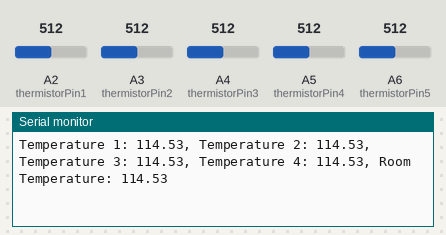
Recording of a sketch running on a simulated Arduino Nano, built with avr-gcc and run on an emulated ATmega328P. Parts: the last lines printed to the serial monitor. The test bench sets the inputs (shaded band); at power-on: A2 (thermistorPin1) = 512, A3 (thermistorPin2) = 512, A4 (thermistorPin3) = 512, A5 (thermistorPin4) = 512, A6 (thermistorPin5) = 512.

Above: at 3.8 s.
3.9 s: A2 (thermistorPin1) set to 716
At 6.5 s:
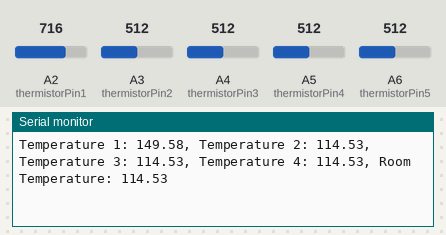
7.9 s: A3 (thermistorPin2) set to 716
At 9.7 s:
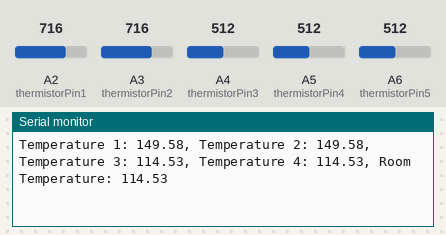
11.9 s: A4 (thermistorPin3) set to 716
At 12.9 s:
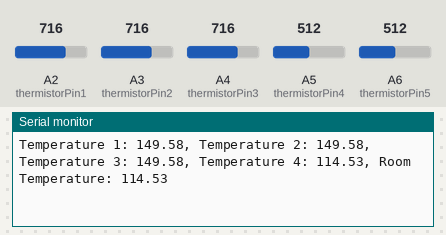
15.9 s: A5 (thermistorPin4) set to 716
At 19.3 s:
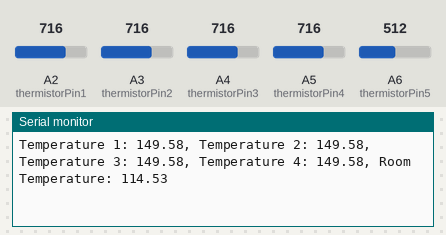
19.9 s: A6 (thermistorPin5) set to 716
At 22.5 s:
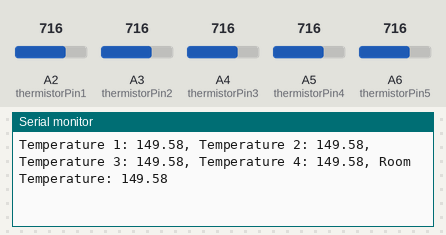
23.9 s: A2 (thermistorPin1) set to 992
At 25.6 s:
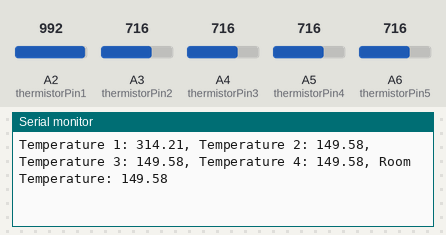
Timing chart, 0 to 27.1 s (numbered marks = the images above; inputs shaded):
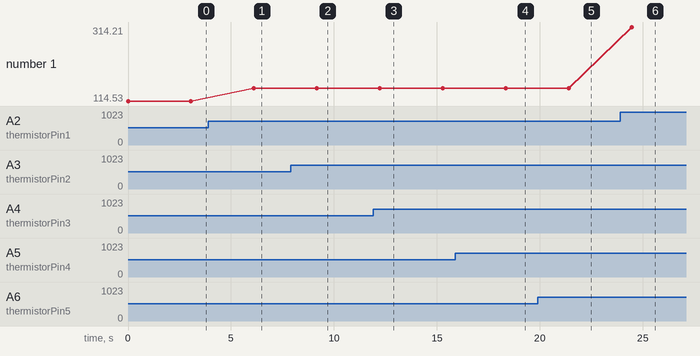

Measured:
- after the input at 3.9 s, the serial monitor: prints a new line after 2.2 s (image 1)
- after the input at 7.9 s, the serial monitor: prints a new line after 1.3 s (image 2)
- after the input at 11.9 s, the serial monitor: prints a new line after 0.33 s (image 3)
- after the input at 15.9 s, the serial monitor: prints a new line after 2.4 s (image 4)
- after the input at 19.9 s, the serial monitor: prints a new line after 1.5 s (image 5)
- after the input at 23.9 s, the serial monitor: prints a new line after 0.56 s (image 6)
- plotted number 1: 114.53 → 149.58 after the input at 3.9 s, 149.58 → 314.21 after the input at 23.9 s

The sketch:

final__5_thermisters.ino
```cpp
const int thermistorPin1 = A2;   // Thermistor 1 voltage divider connected to A2
const int thermistorPin2 = A3;   // Thermistor 2 voltage divider connected to A3
const int thermistorPin3 = A4;   // Thermistor 3 voltage divider connected to A4
const int thermistorPin4 = A5;   // Thermistor 4 voltage divider connected to A5
const int thermistorPin5 = A6;   // Thermistor 5 voltage divider connected to A6
const float seriesResistor = 4700.0;  // External 4.7kΩ resistor
const float B = 3950.0;         // Beta value for the thermistor
const float R0 = 100000.0;      // Resistance at 25°C (100kΩ)
const float T0 = 298.15;        // Reference temperature in Kelvin (25°C)

void setup() {
  Serial.begin(9600);  // Start Serial communication
}

void loop() {
  // Read ADC values for all five thermistors
  int rawADC1 = analogRead(thermistorPin1);
  int rawADC2 = analogRead(thermistorPin2);
  int rawADC3 = analogRead(thermistorPin3);
  int rawADC4 = analogRead(thermistorPin4);
  int rawADC5 = analogRead(thermistorPin5);

  // Convert ADC values to voltage
  float voltage1 = (rawADC1 / 1023.0) * 5.0;
  float voltage2 = (rawADC2 / 1023.0) * 5.0;
  float voltage3 = (rawADC3 / 1023.0) * 5.0;
  float voltage4 = (rawADC4 / 1023.0) * 5.0;
  float voltage5 = (rawADC5 / 1023.0) * 5.0;

  // Calculate thermistor resistances
  float thermistorResistance1 = (seriesResistor * (5.0 - voltage1)) / voltage1;
  float thermistorResistance2 = (seriesResistor * (5.0 - voltage2)) / voltage2;
  float thermistorResistance3 = (seriesResistor * (5.0 - voltage3)) / voltage3;
  float thermistorResistance4 = (seriesResistor * (5.0 - voltage4)) / voltage4;
  float thermistorResistance5 = (seriesResistor * (5.0 - voltage5)) / voltage5;

  // Calculate temperatures using Beta parameter formula
  float temperature1 = 1.0 / (1.0/T0 + (1.0/B) * log(thermistorResistance1 / R0));
  float temperature2 = 1.0 / (1.0/T0 + (1.0/B) * log(thermistorResistance2 / R0));
  float temperature3 = 1.0 / (1.0/T0 + (1.0/B) * log(thermistorResistance3 / R0));
  float temperature4 = 1.0 / (1.0/T0 + (1.0/B) * log(thermistorResistance4 / R0));
  float temperature5 = 1.0 / (1.0/T0 + (1.0/B) * log(thermistorResistance5 / R0));

  // Convert Kelvin to Celsius
  temperature1 -= 273.15;
  temperature2 -= 273.15;
  temperature3 -= 273.15;
  temperature4 -= 273.15;
  temperature5 -= 273.15;

  // Print temperature values in the desired format
  Serial.print("Temperature 1: ");
  Serial.print(temperature1);
  Serial.print(", Temperature 2: ");
  Serial.print(temperature2);
  Serial.print(", Temperature 3: ");
  Serial.print(temperature3);
  Serial.print(", Temperature 4: ");
  Serial.print(temperature4);
  Serial.print(", Room Temperature: ");
  Serial.println(temperature5);

  delay(3000); // Read temperature every 3 seconds
}
```
